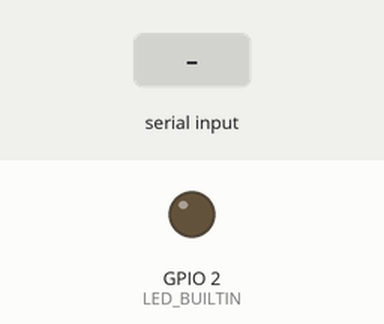
Recording of a sketch running on a simulated ESP8266 (NodeMCU). On the bench: output pins drawn as LEDs (lit = HIGH, except the on-board LED, lit = LOW). The inputs (shaded band) are chosen by the test bench.

Above: at 1.2 s.
1.3 s: "G" received over Serial
Timing chart, 0 to 4.3 s (numbered marks = the images above; inputs shaded):
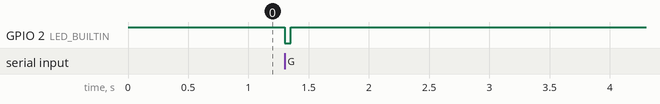

The sketch:

espC.ino
```cpp
#include <ESP8266WiFi.h>
#include <espnow.h>
#include <string.h>

// espB MAC
uint8_t espBAddress[] = {0x48, 0x3F, 0xDA, 0x56, 0x73, 0xCF};

#define FEATURE_COUNT 32
#define MOVE_NAME_LEN 24

typedef struct struct_message_tm4c_event {
  char senderID;
  char packetType;
  char moveName[MOVE_NAME_LEN];
  int32_t score;
  int32_t features[FEATURE_COUNT];
  uint8_t featureCount;
  uint32_t sendCount;
} struct_message_tm4c_event;

typedef struct struct_message_central_to_node {
  int controlValue;
} struct_message_central_to_node;

struct_message_tm4c_event rxData;
struct_message_central_to_node txData;

void OnDataSent(uint8_t *mac_addr, uint8_t sendStatus) {}

void OnDataRecv(uint8_t *mac, uint8_t *incomingData, uint8_t len) {
  if (len == sizeof(struct_message_tm4c_event)) {
    memcpy(&rxData, incomingData, sizeof(rxData));

    if (rxData.packetType == 'D') {
      Serial.println(rxData.score);

      digitalWrite(LED_BUILTIN, LOW);
      delay(20);
      digitalWrite(LED_BUILTIN, HIGH);
    }
  }
}

void setup() {
  Serial.begin(115200);
  pinMode(LED_BUILTIN, OUTPUT);
  digitalWrite(LED_BUILTIN, HIGH);

  WiFi.mode(WIFI_STA);
  WiFi.disconnect();
  if (esp_now_init() != 0) return;

  esp_now_set_self_role(ESP_NOW_ROLE_COMBO);
  esp_now_register_send_cb(OnDataSent);
  esp_now_register_recv_cb(OnDataRecv);
  esp_now_add_peer(espBAddress, ESP_NOW_ROLE_COMBO, 1, NULL, 0);
}

void loop() {
  if (Serial.available() > 0) {
    char c = Serial.read();
    if (c == 'G' || c == 'P' || c == 'S') {
      digitalWrite(LED_BUILTIN, LOW);

      if (c == 'G') txData.controlValue = 0;
      else if (c == 'P') txData.controlValue = 1;
      else if (c == 'S') txData.controlValue = 2; // Start Command!

      esp_now_send(espBAddress, (uint8_t *)&txData, sizeof(txData));

      delay(50);
      digitalWrite(LED_BUILTIN, HIGH);
    }
  }
}
```

Measured:
- after the input at 1.3 s, GPIO 2 (LED_BUILTIN): HIGH → LOW at once, → HIGH 0.05 s later
